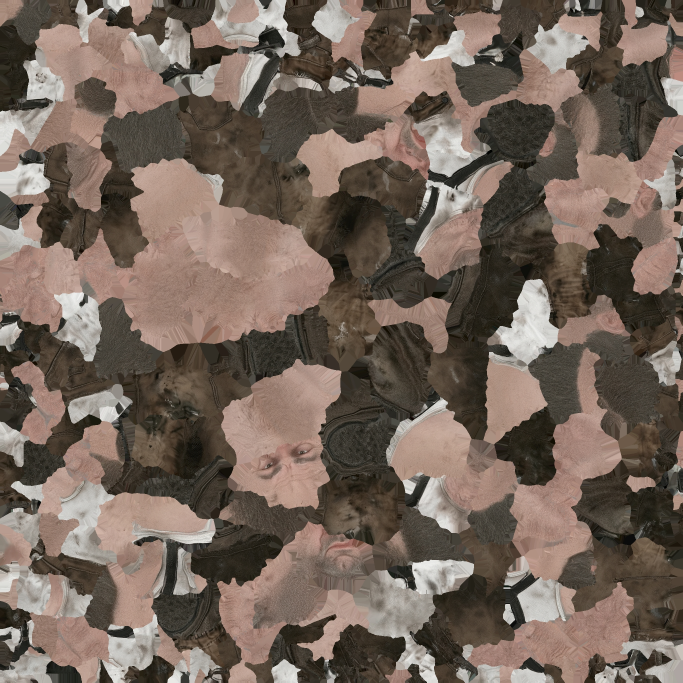
#> input picture assets/characters/enemies/bloated/bloated_Image_0.jpg, 2048 x 2048 px (shown at 1/3 size)
$ python match_skin.py ../../assets/characters/enemies/bloated/bloated_Image_0.jpg ../../assets/characters/enemies/bloated/bloated_Image_1.jpg 1.0
#> lines starting #> are read from the running program, lines starting #| are printed output that depends on the picture; after the words box and inside, x2 and y2 are one past the last pixel; in counts of white or black regions, pixels touching at a corner belong together
### tools/outfits/repack_glb.py
#!/usr/bin/env python3
"""Shrinks a Meshy character GLB for the phone build.

Meshy embeds 2048 px textures: a PNG normal map (about 5 MB), the base colour
(JPEG) and the metallic-roughness map (JPEG). The base colour stays at 2048
for close-ups; the normal and metallic-roughness maps go to 1024, which is
plenty at phone resolution and keeps the repo and the APK lean.

  python3 tools/outfits/repack_glb.py in.glb out.glb
"""
import io
import json
import struct
import sys

from PIL import Image

HALF = 1024


def read_glb(path):
    data = open(path, "rb").read()
    magic, version, length = struct.unpack_from("<III", data, 0)
    assert magic == 0x46546C67, "not a GLB"
    off = 12
    js, binc = None, b""
    while off < length:
        clen, ctype = struct.unpack_from("<II", data, off)
        chunk = data[off + 8: off + 8 + clen]
        if ctype == 0x4E4F534A:
            js = json.loads(chunk)
        elif ctype == 0x004E4942:
            binc = chunk
        off += 8 + clen
    return js, binc


# [62 lines left out: functions write_glb, shrink, not called in this run]


# [5 lines that do not run on import are left out]

### tools/outfits/match_skin.py
#!/usr/bin/env python3
"""Matches an outfit model's skin tone to the base character's.

Meshy delights its base colour maps, so outfits that show a lot of skin
come out much paler than the base model (Obcera's olive skin turns almost
white). This finds the outfit's skin colour cluster in the base colour map
and moves it, in Lab, onto the base model's skin colour. Pixels far from
that cluster (clothes, hair, white fabric) are left alone.

  python3 tools/outfits/match_skin.py <base_albedo.jpg> <outfit.glb> [strength]
"""
import io
import sys

import numpy as np
from PIL import Image

sys.path.insert(0, __file__.rsplit("/", 1)[0])
from repack_glb import read_glb, write_glb  # noqa: E402


def srgb_to_lab(rgb):
    c = np.where(rgb <= 0.04045, rgb / 12.92, ((rgb + 0.055) / 1.055) ** 2.4)
    m = np.array([[0.4124, 0.3576, 0.1805], [0.2126, 0.7152, 0.0722], [0.0193, 0.1192, 0.9505]])
    xyz = c @ m.T / np.array([0.95047, 1.0, 1.08883])
    f = np.where(xyz > 0.008856, np.cbrt(xyz), 7.787 * xyz + 16 / 116)
    return np.stack([116 * f[..., 1] - 16, 500 * (f[..., 0] - f[..., 1]), 200 * (f[..., 1] - f[..., 2])], -1)


def lab_to_srgb(lab):
    fy = (lab[..., 0] + 16) / 116
    fx = fy + lab[..., 1] / 500
    fz = fy - lab[..., 2] / 200
    f = np.stack([fx, fy, fz], -1)
    xyz = np.where(f ** 3 > 0.008856, f ** 3, (f - 16 / 116) / 7.787) * np.array([0.95047, 1.0, 1.08883])
    m = np.array([[3.2406, -1.5372, -0.4986], [-0.9689, 1.8758, 0.0415], [0.0557, -0.2040, 1.0570]])
    c = xyz @ m.T
    c = np.where(c <= 0.0031308, 12.92 * c, 1.055 * np.clip(c, 0, None) ** (1 / 2.4) - 0.055)
    return np.clip(c, 0, 1)


def skin_cluster(rgb, lo_v=0.35):
#> called with lo_v = 0.3
    hsv = np.asarray(Image.fromarray((rgb * 255).astype(np.uint8)).convert("HSV")).astype(np.float32) / 255
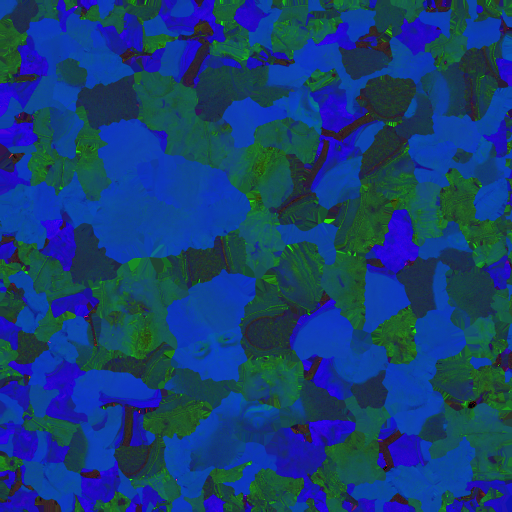
#> hsv: shape (1024, 1024, 3) float32 (shown at 1/2 size); mean R, G, B 0.084, 0.245, 0.457
    h, s, v = hsv[..., 0] * 360, hsv[..., 1], hsv[..., 2]
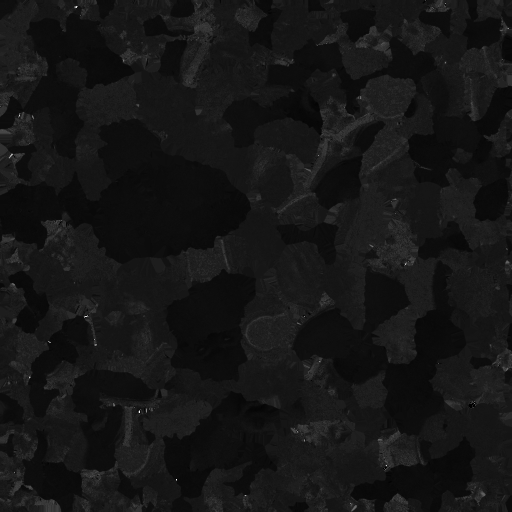
#> h: shape (1024, 1024) float32 (shown at 1/2 size); min 0, max 357.2, mean 30.2; drawn with min black and max white
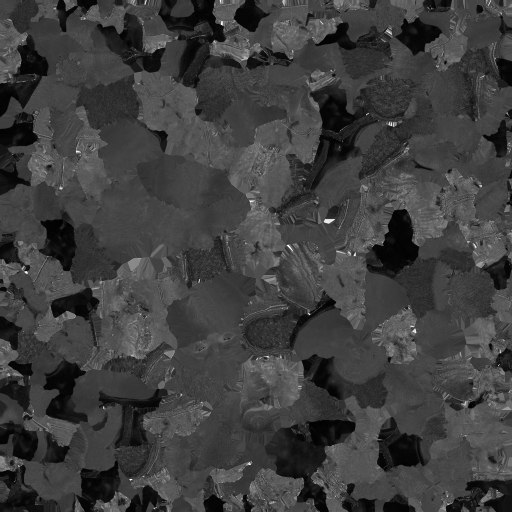
#> s: shape (1024, 1024) float32 (shown at 1/2 size); min 0, max 1, mean 0.244
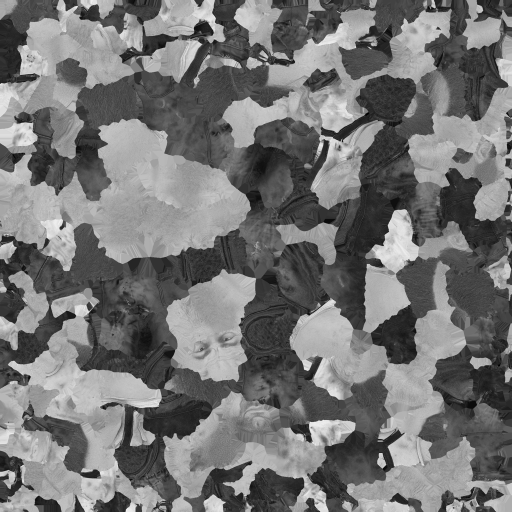
#> v: shape (1024, 1024) float32 (shown at 1/2 size); min 0, max 0.973, mean 0.456
    m = (h > 10) & (h < 40) & (s > 0.12) & (s < 0.55) & (v > lo_v)
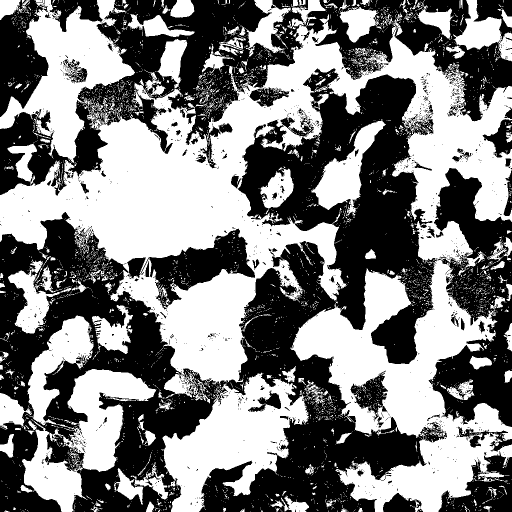
#> m: shape (1024, 1024) bool (shown at 1/2 size); 50.4% white; 1401 black regions (1302 under 20 px), largest, box (x1, y1, x2, y2) and area: (0, 137, 1024, 1024) 340262, (0, 0, 616, 391) 77694, (602, 0, 1024, 243) 35513
    lab = srgb_to_lab(rgb[m])
    # The densest part of the skin-coloured pixels: median, then re-centre on
    # the pixels near it so brown leather or wood doesn't drag it.
    c = np.median(lab, 0)
#> c = [56.68, 8.4, 10.85]
    for _ in range(3):
        d = np.linalg.norm((lab - c) * np.array([0.35, 1, 1]), axis=1)
        c = np.median(lab[d < np.quantile(d, 0.5)], 0)
#> this loop made 3 passes
#> c on passes 1 to 3: [59.36, 9.14, 11.29], [60.07, 9.3, 11.35], [60.33, 9.32, 11.35]
    return c


def main(base_albedo, glb, strength=1.0):
    base = np.asarray(Image.open(base_albedo).convert("RGB").resize((1024, 1024))).astype(np.float32) / 255
    target = skin_cluster(base, 0.3)
#> target = [60.33, 9.32, 11.35]
    js, binc = read_glb(glb)
    pbr = js["materials"][0]["pbrMetallicRoughness"]
    img_i = js["textures"][pbr["baseColorTexture"]["index"]]["source"]
    bv = js["bufferViews"][js["images"][img_i]["bufferView"]]
    raw = binc[bv.get("byteOffset", 0): bv.get("byteOffset", 0) + bv["byteLength"]]
    im = Image.open(io.BytesIO(raw)).convert("RGB")
    rgb = np.asarray(im).astype(np.float32) / 255
    small = np.asarray(im.resize((1024, 1024))).astype(np.float32) / 255
    source = skin_cluster(small, 0.45)
    lab = srgb_to_lab(rgb)
    # Weight by closeness to the outfit's skin colour, mostly in hue/chroma.
    d_ab = np.linalg.norm(lab[..., 1:] - source[1:], axis=-1)
    d_l = np.abs(lab[..., 0] - source[0])
    w = np.exp(-(d_ab / 7.0) ** 2) * np.exp(-(d_l / 30.0) ** 2) * strength
    shift = target - source
    # Lightness scales (keeps shading), chroma shifts.
    out = lab.copy()
    out[..., 0] = lab[..., 0] + w * (lab[..., 0] * (target[0] / max(source[0], 1.0)) - lab[..., 0])
    out[..., 1:] = lab[..., 1:] + w[..., None] * shift[1:]
    res = Image.fromarray((lab_to_srgb(out) * 255 + 0.5).astype(np.uint8))
    buf = io.BytesIO()
    res.save(buf, "JPEG", quality=90)
    js["images"][img_i]["mimeType"] = "image/jpeg"
    data = buf.getvalue()
    # Swap the image's bytes in place and rebuild the buffer.
    views = []
    blob = bytearray()
    for vi, v in enumerate(js["bufferViews"]):
        src = data if vi == js["images"][img_i]["bufferView"] else binc[v.get("byteOffset", 0): v.get("byteOffset", 0) + v["byteLength"]]
        while len(blob) % 4:
            blob += b"\0"
        v["byteOffset"] = len(blob)
        v["byteLength"] = len(src)
        blob += src
        views.append(v)
    js["buffers"] = [{"byteLength": len(blob)}]
    write_glb(glb, js, bytes(blob))
    print(f"{glb}: skin L{source[0]:.0f} a{source[1]:.0f} b{source[2]:.0f} -> L{target[0]:.0f} a{target[1]:.0f} b{target[2]:.0f}, {float((w > 0.5).mean()) * 100:.0f}% of texels moved")


if __name__ == "__main__":
#> (the run stopped early here; a loop or call above may not have finished)
